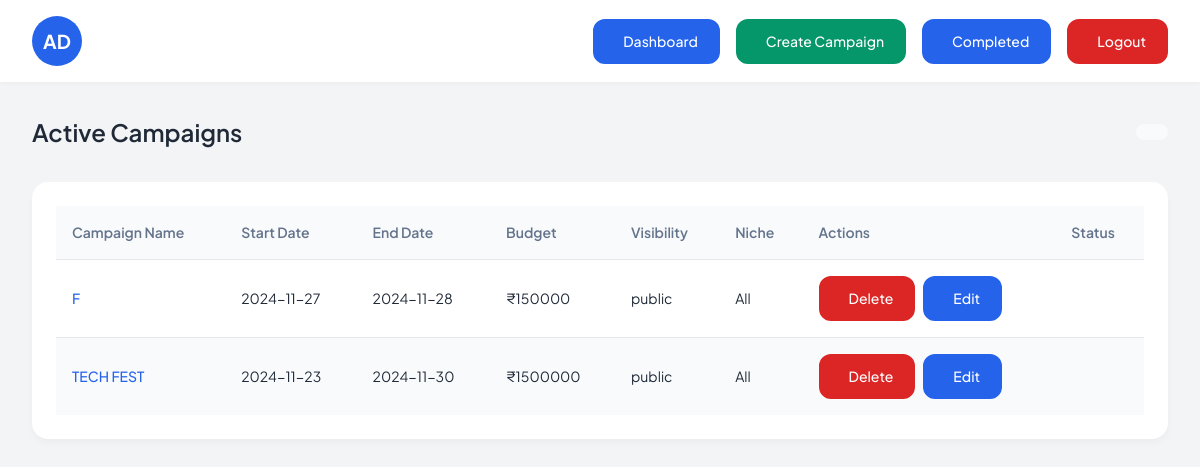
The page /sponsor/viewCampaigns (signed in) on the database its author committed.
### Collabify/models.py (models this page shows)
class Campaign(db.Model):
    __tablename__ = "campaign"
    id = db.Column(db.Integer, primary_key=True)
    name = db.Column(db.String(40), nullable=False)
    description = db.Column(db.Text, nullable=False)
    start_date = db.Column(db.Date, nullable=False)
    end_date = db.Column(db.Date, nullable=False)
    budget = db.Column(db.Integer, nullable=False)
    visibility = db.Column(db.String(10), nullable=False)  # 'public' or 'private'
    goals = db.Column(db.Text, nullable=False)
    niche = db.Column(db.String(40), nullable=False)
    status = db.Column(db.String(20), nullable=False, default="Incomplete")
    flagged = db.Column(db.Boolean, default=False)
    user_id = db.Column(db.Integer, db.ForeignKey("user.id"), nullable=False)
    ad_requests = db.relationship(
        "AdRequest", backref="campaign", cascade="all, delete-orphan"
    )
    campaign_requests = db.relationship(
        "campaignRequest", backref="campaign", cascade="all, delete-orphan"
    )

### Collabify/sponsor.py (the view)
@sponsor.route("/viewCampaigns", methods=["GET"])
@role_required("Sponsor")
@login_required
def viewCampaigns():
    active_campaigns = Campaign.query.filter(
        Campaign.user_id == current_user.id, Campaign.status == "Incomplete"
    ).all()
    return render_template(
        "Sponsor/viewCampaigns.html", user=current_user, campaigns=active_campaigns
    )

### Collabify/views.py (called while the page is built)
def role_required(role):
    def decorator(f):
        @wraps(f)
        def decorated_function(*args, **kwargs):
            if current_user.role != role:
                abort(403)
            return f(*args, **kwargs)
        return decorated_function
    return decorator

### Collabify/templates/Sponsor/viewCampaigns.html (shortened to what this page needs)
{% extends "base.html" %}
{% block content %}
<nav class="top-nav">
  <div class="brand">
    <div class="brand-logo">AD</div>
  </div>
<div class="nav-actions">
    <a href="{{ url_for('sponsor.dashboard') }}" class="nav-btn primary-btn">
      Dashboard
    </a>
    {% if user.flagged == False %}
    <a href="{{ url_for('sponsor.createCampaign') }}" class="nav-btn success-btn">
      Create Campaign
    </a>
    {% endif %}
    <a href="{{ url_for('sponsor.view_completed_campaigns') }}" class="nav-btn primary-btn">
      Completed
    </a>
    <a href="{{ url_for('views.logout') }}" class="nav-btn danger-btn">
      Logout
    </a>
  </div>
</nav>
<div class="container">
  <div class="header-wrapper">
    <h1>Active Campaigns</h1>
    <div class="marquee">
    </div>
  </div>
  <div class="campaigns-card">
    <table class="dashboard-table">
      <thead>
        <tr>
          <th>Campaign Name</th>
          <th>Start Date</th>
          <th>End Date</th>
          <th>Budget</th>
          <th>Visibility</th>
          <th>Niche</th>
          <th>Actions</th>
          <th>Status</th>
        </tr>
      </thead>
      <tbody>
        {% for campaign in campaigns %}
        <tr>
          <td>
            <a href="{{ url_for('sponsor.viewCampaign', campaign_id=campaign.id) }}"
               class="campaign-link">{{ campaign.name }}</a>
          </td>
          <td>{{ campaign.start_date.strftime('%Y-%m-%d') }}</td>
          <td>{{ campaign.end_date.strftime('%Y-%m-%d') }}</td>
          <td>₹{{ campaign.budget }}</td>
          <td>{{ campaign.visibility }}</td>
          <td>{{ campaign.niche }}</td>
          <td>
<div style="display: flex; gap: 0.5rem;">
              <form action="{{ url_for('sponsor.deleteCampaign', campaign_id=campaign.id) }}"
                    method="POST"
                    onsubmit="return confirm('Are you sure you want to delete this campaign?');">
                <button type="submit" class="nav-btn danger-btn">
                  Delete
                </button>
              </form>
              {% if not campaign.flagged %}
              <form action="{{ url_for('sponsor.editCampaign', campaign_id=campaign.id) }}"
                    method="POST"
                    onsubmit="return confirm('Are you sure you want to edit this campaign?');">
                <button type="submit" class="nav-btn primary-btn">
                  Edit
                </button>
              </form>
              {% endif %}
            </div>
          </td>
          <td>
          </td>
        </tr>
        {% endfor %}
      </tbody>
    </table>
  </div>
</div>
{% endblock %}

### Collabify/static/css/main.css (style rules this page uses)
html, :host { line-height: 1.5; -webkit-text-size-adjust: 100%; -moz-tab-size: 4; -o-tab-size: 4; tab-size: 4; font-family: ui-sans-serif, system-ui, sans-serif, "Apple Color Emoji", "Segoe UI Emoji", "Segoe UI Symbol", "Noto Color Emoji"; font-feature-settings: normal; font-variation-settings: normal; -webkit-tap-highlight-color: transparent; }
body { margin: 0; line-height: inherit; }
h1, h2, h3, h4, h5, h6 { font-size: inherit; font-weight: inherit; }
a { color: inherit; text-decoration: inherit; }
table { text-indent: 0; border-color: inherit; border-collapse: collapse; }
button, input, optgroup, select, textarea { font-family: inherit; font-feature-settings: inherit; font-variation-settings: inherit; font-size: 100%; font-weight: inherit; line-height: inherit; letter-spacing: inherit; color: inherit; margin: 0; padding: 0; }
button, select { text-transform: none; }
button, input:where([type='button']), input:where([type='reset']), input:where([type='submit']) { -webkit-appearance: button; background-color: transparent; background-image: none; }
blockquote, dl, dd, h1, h2, h3, h4, h5, h6, hr, figure, p, pre { margin: 0; }
button, [role="button"] { cursor: pointer; }
.container { width: 100%; }
@media (min-width: 640px) { .container { max-width: 640px; } }
@media (min-width: 768px) { .container { max-width: 768px; } }
@media (min-width: 1024px) { .container { max-width: 1024px; } }
* { margin: 0; padding: 0; }

### Collabify/static/src/input.css (style rules this page uses)
* { margin: 0; padding: 0; }

### Collabify/templates/Sponsor/viewCampaigns.html (style rules this page uses)
* { margin: 0; padding: 0; box-sizing: border-box; }
body { font-family: 'Plus Jakarta Sans', sans-serif; background-color: #f3f4f6; color: #1f2937; }
.top-nav { background: white; padding: 1rem 2rem; display: flex; justify-content: space-between; align-items: center; box-shadow: 0 2px 4px rgba(0,0,0,0.03); position: sticky; top: 0; z-index: 100; animation: slideDown 0.5s ease-out; }
.brand { display: flex; align-items: center; gap: 1rem; }
.brand-logo { background: #2563eb; color: white; width: 50px; height: 50px; border-radius: 50%; display: flex; align-items: center; justify-content: center; font-weight: 700; font-size: 1.2rem; }
.nav-actions { display: flex; gap: 1rem; }
.nav-btn { padding: 0.625rem 1.25rem; border-radius: 0.75rem; border: none; font-weight: 500; font-size: 0.875rem; cursor: pointer; text-decoration: none; transition: all 0.3s ease; display: flex; align-items: center; gap: 0.5rem; position: relative; overflow: hidden; z-index: 1; }
.primary-btn { background: #2563eb; color: white; border: 2px solid #2563eb; }
.primary-btn::before { content: ''; position: absolute; top: 0; left: 0; width: 100%; height: 100%; background: white; transform: scaleX(0); transform-origin: right; transition: transform 0.3s ease; z-index: -1; }
.danger-btn { background: #dc2626; color: white; border: 2px solid #dc2626; }
.danger-btn::before { content: ''; position: absolute; top: 0; left: 0; width: 100%; height: 100%; background: white; transform: scaleX(0); transform-origin: right; transition: transform 0.3s ease; z-index: -1; }
.success-btn { background: #059669; color: white; border: 2px solid #059669; }
.success-btn::before { content: ''; position: absolute; top: 0; left: 0; width: 100%; height: 100%; background: white; transform: scaleX(0); transform-origin: right; transition: transform 0.3s ease; z-index: -1; }
.container { max-width: 1400px; margin: 0 auto; padding: 2rem; }
.header-wrapper { margin-bottom: 2rem; display: flex; justify-content: space-between; align-items: center; animation: fadeIn 0.5s ease-out; }
.header-wrapper h1 { font-size: 1.5rem; font-weight: 600; color: #1f2937; }
.marquee { background: #f8fafc; padding: 0.5rem 1rem; border-radius: 0.5rem; overflow: hidden; white-space: nowrap; max-width: 400px; }
.campaigns-card { background: white; border-radius: 1rem; padding: 1.5rem; box-shadow: 0 4px 6px rgba(0,0,0,0.03); animation: fadeIn 0.5s ease-out; }
.dashboard-table { width: 100%; border-collapse: collapse; }
.dashboard-table th { background: #f8fafc; padding: 1rem; text-align: left; font-weight: 600; color: #64748b; font-size: 0.875rem; }
.dashboard-table td { padding: 1rem; border-top: 1px solid #e5e7eb; font-size: 0.875rem; }
.dashboard-table tr:nth-child(even) { background: #f8fafc; }
.dashboard-table tr { transition: background 0.2s ease; }
.campaign-link { color: #2563eb; text-decoration: none; font-weight: 500; transition: color 0.2s ease; }

### rows shown on the page
Campaign: name "F", start_date "2024-11-27", end_date "2024-11-28", budget "150000", visibility "public", niche "All"
Campaign: name "TECH FEST", start_date "2024-11-23", end_date "2024-11-30", budget "1500000", visibility "public", niche "All"
